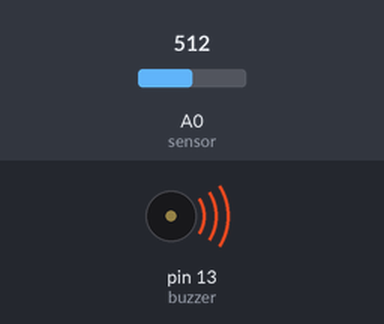
Bench run of a sketch on a simulated Arduino Uno, built with avr-gcc and run on an emulated ATmega328P. Parts: buzzer (waves = sounding). Inputs (shaded band) come from the test bench; at power-on: A0 (sensor) = 512. The modem accepts every AT command (registered, SIM ready, sends succeed) and sends nothing else.

Above: at 1.2 s.
1.3 s: A0 (sensor) set to 290
5.7 s: A0 (sensor) set to 316
At 12.2 s:
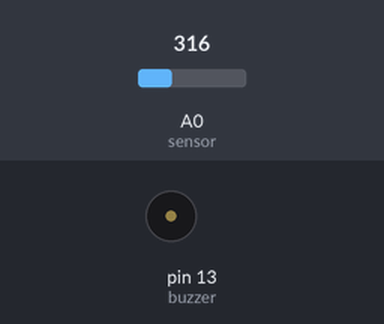
21.1 s: A0 (sensor) set to 306
Timing chart, 0 to 34.6 s (numbered marks = the images above; inputs shaded):
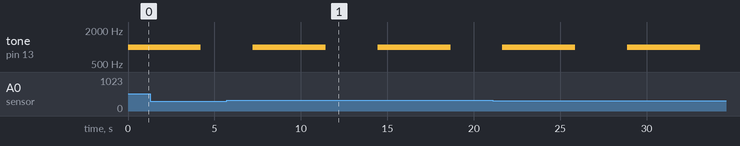

The sketch:

Leakter_Arduino.ino
```cpp
#include <SoftwareSerial.h>
// replace with your channel's thingspeak API key
String apiKey = "your_api_key";
float sensor = A0;
int gas_value;
const int buzzer = 13;
SoftwareSerial mySerial(9, 10);
// connect 9 to TX of Esp
// connect 10 to RX of Esp
SoftwareSerial ser(3,5); // TX,RX of Esp
// this runs once
void setup() {
  // enable debug serial
  //sets the baud rate to 115200
  Serial.begin(115200);
  mySerial.begin(9600);
  // enable software serial
  //sets the baud rate to 9600
  ser.begin(115200);
  ser.println("AT+RST");   // reset ESP8266
  pinMode(buzzer, OUTPUT);

}
// this runs again and again
void loop() {


  gas_value = analogRead(sensor);


  if(gas_value>=300.0)
  {
    tone(buzzer, 1000);
    String a="gas detected";


  // TCP connection
  String cmd = "AT+CIPSTART=\"TCP\",\"";
  cmd += "184.106.153.149"; // api.thingspeak.com
  cmd += "\",80";
  ser.println(cmd);

  if(ser.find("Error"))
  {
    Serial.println("AT+CIPSTART error");
    return;
  }

  // prepare GET string
  String getStr = "GET /update?api_key=";
  getStr += apiKey;
  getStr +="&field1=";
  getStr += String(gas_value);
  getStr +="&field2=0";
  getStr += "\r\n\r\n";

  // send data length
  cmd = "AT+CIPSEND=";
  cmd += String(getStr.length());
  ser.println(cmd);

  if(ser.find(">"))
  {
    ser.print(getStr);
     mySerial.println("AT+CMGF=1");    //Sets the GSM Module in Text Mode
     delay(1000);  // Delay of 1 second
     mySerial.println("AT+CMGS=\" your_phone_number \"\r"); // Replace x with mobile number
     delay(1000);
     mySerial.println("GSM ALERT: GAS LEAKAGE (channel updated..check app)");// The SMS text you want to send
     delay(100);
     mySerial.println((char)26);// ASCII code of CTRL+Z for saying the end of sms to  the module
      delay(1000);
  }
  else
  {
    ser.println("AT+CIPCLOSE");
    // alert user
    Serial.println("AT+CIPCLOSE");
     mySerial.println("AT+CMGF=1");    //Sets the GSM Module in Text Mode
     delay(1000);  // Delay of 1 second
     mySerial.println("AT+CMGS=\"your_phone_number\"\r"); // Replace x with mobile number
     delay(1000);
     mySerial.println("GSM ALERT: GAS LEAKAGE (No Wifi)");// The SMS text you want to send
     delay(100);
     mySerial.println((char)26);// ASCII code of CTRL+Z for saying the end of sms to  the module
      delay(1000);;
  }
  }

   noTone(buzzer);
  // thingspeak needs 15 sec delay between updates
  delay(3000);
}
```

Measured:
- after the input at 5.7 s, tone on pin 13 (buzzer): alternates 1000 Hz for 4.2 s and silent for 3.0 s, starting after 1.5 s
